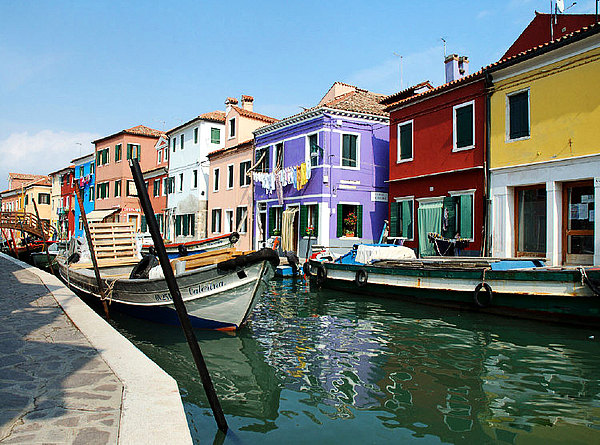
%> input picture Tutorial_1_export/Code/Venice.jpg, 600 x 445 px
$ octave ReadWriteImage.m   (GNU Octave 9; MATLAB toolbox functions it lacks are replaced by stand-ins)
%> lines starting %> are read from the running program, lines starting %| are printed output that depends on the picture
g = imread('Venice.jpg');
%> g is the input picture: size 445x600x3 uint8; mean R, G, B 114.1, 126.7, 127.5
%figure,imshow(g);
sg=size(g);
%> sg = [445 600 3]
f=rgb2gray(g);
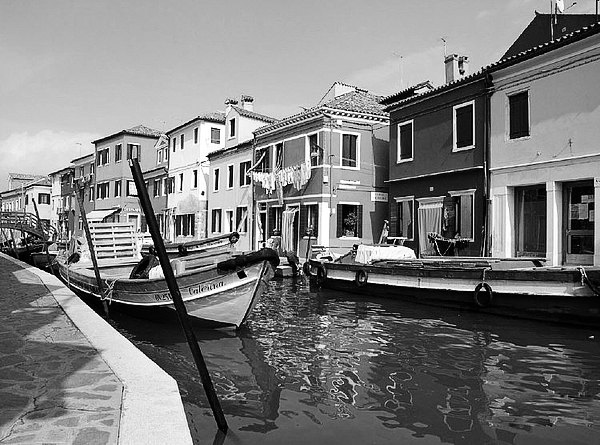
%> f: size 445x600 uint8; min 0, max 255, mean 123

% [7 lines of commented-out code are left out]
f = f./32;
image(f);
colormap(gray(3));

s = zeros(1,10);
s = uint64(s);
% [9 lines of commented-out code are left out]


sf=size(f);
%> sf = [445 600]
imwrite(f, 'New1.jpg');
fg=imread( 'New1.jpg');
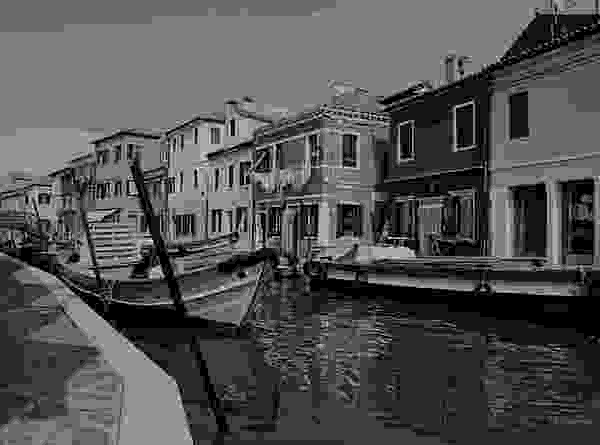
%> fg: size 445x600 uint8; min 0, max 12, mean 3.88; drawn with min black and max white
%figure,imshow(fg);
